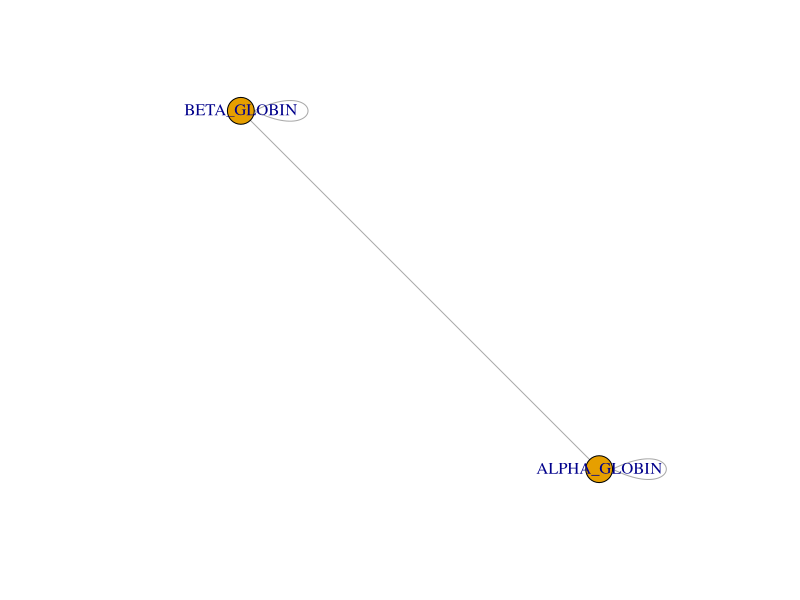
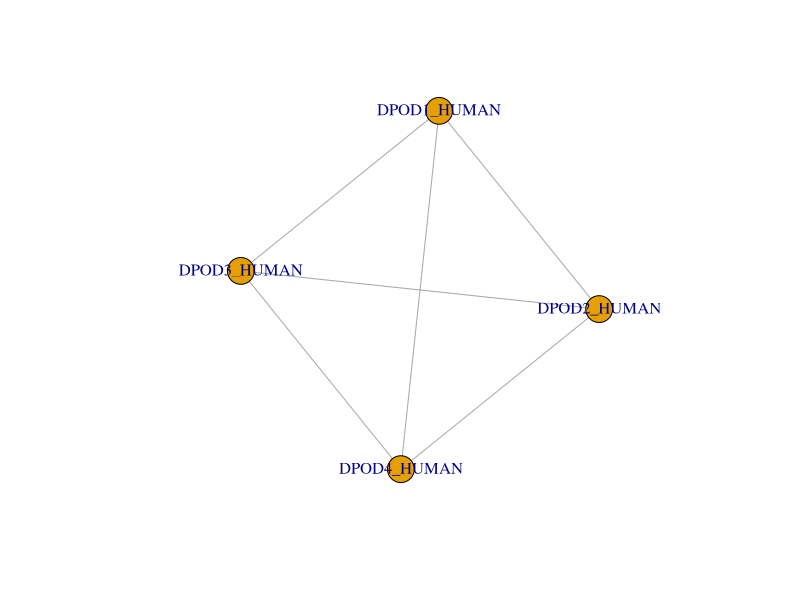
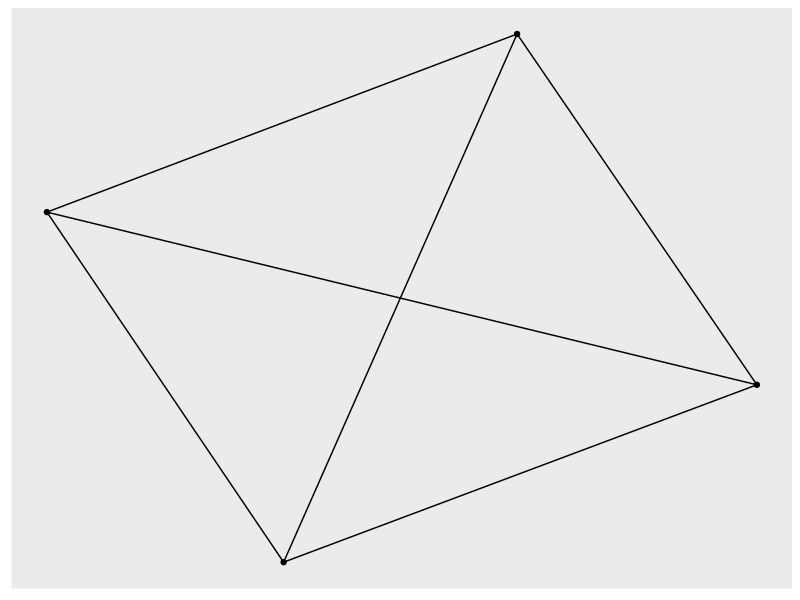
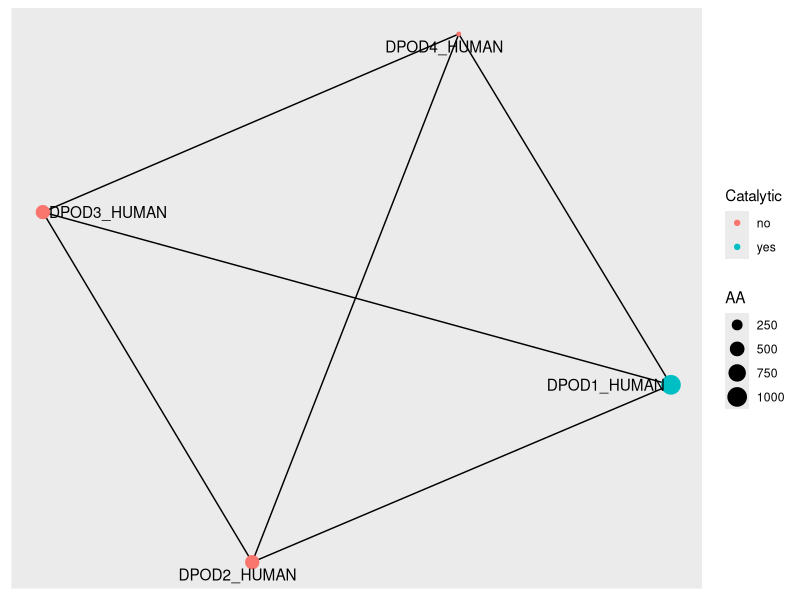
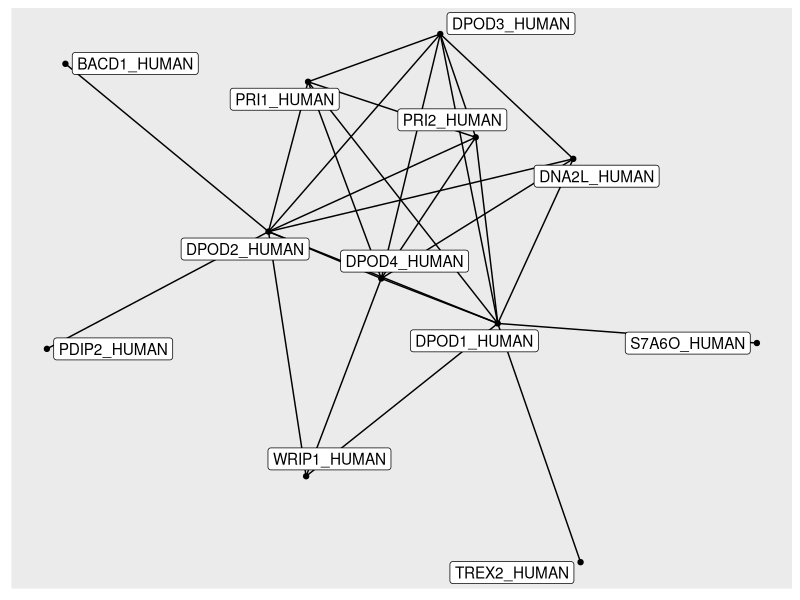
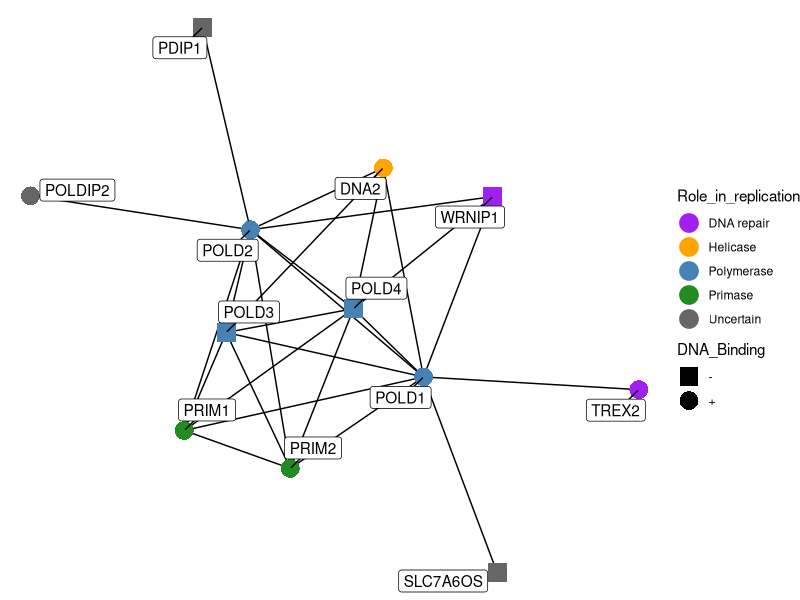
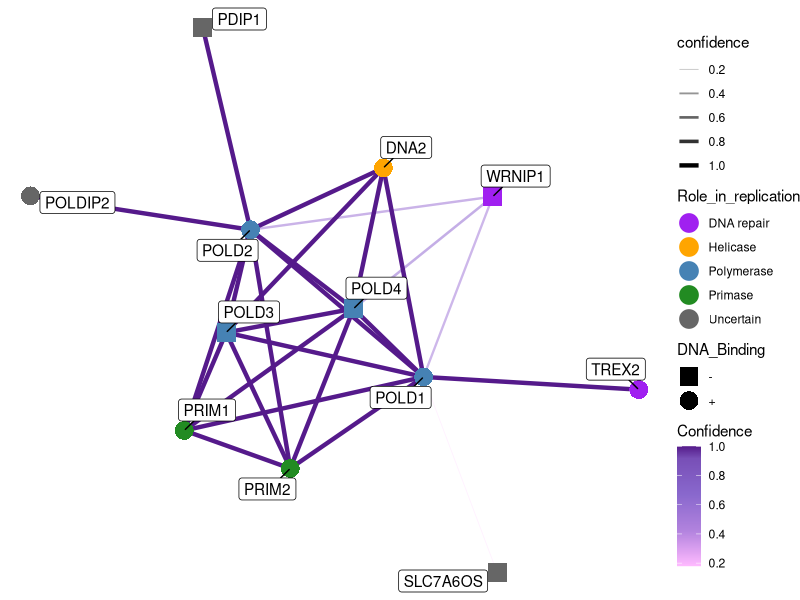

These charts were generated, in order, by the following R code:
library(igraph)
library(ggraph)
library(tidygraph)

hemoglobin <- data.frame(from = c("ALPHA_GLOBIN", "ALPHA_GLOBIN", "BETA_GLOBIN"), to = c("ALPHA_GLOBIN", "BETA_GLOBIN", "BETA_GLOBIN"))
g <- graph_from_data_frame(hemoglobin, directed = FALSE, vertices = NULL)
plot(g)

polymerase_subunit <- data.frame(from = c("DPOD1_HUMAN", "DPOD1_HUMAN", "DPOD1_HUMAN", "DPOD2_HUMAN", "DPOD2_HUMAN", "DPOD3_HUMAN"), to = c("DPOD2_HUMAN", "DPOD3_HUMAN", "DPOD4_HUMAN", "DPOD3_HUMAN", "DPOD4_HUMAN", "DPOD4_HUMAN"))
ps_attr <- data.frame(name = c("DPOD1_HUMAN", "DPOD2_HUMAN", "DPOD3_HUMAN", "DPOD4_HUMAN"), GeneID = c("PolD1", "PolD2", "PolD3", "PolD4"), Catalytic = c("yes", "no", "no", "no"), Description = c(
    "DNA polymerase delta catalytic subunit",
    "DNA polymerase delta subunit 2",
    "DNA polymerase delta subunit 3",
    "DNA polymerase delta subunit 4"
), AA = c(1009, 469, 466, 107))
p <- graph_from_data_frame(polymerase_subunit, directed = FALSE, vertices = ps_attr)
plot(p)
V(p)$Description

ggraph(p) +
    geom_edge_link() +
    geom_node_point()

ggraph(p) + geom_edge_link() + geom_node_point(aes(colour = Catalytic, size = AA)) + geom_node_text(aes(label = name), repel = TRUE)

poldelta_extented_interactions <- data.frame(from = c("DPOD1_HUMAN", "DPOD1_HUMAN", "DPOD1_HUMAN", "DPOD1_HUMAN", "DPOD1_HUMAN", "DPOD1_HUMAN", "DPOD1_HUMAN", "DPOD1_HUMAN", "DPOD1_HUMAN", "DPOD2_HUMAN", "DPOD2_HUMAN", "DPOD2_HUMAN", "DPOD2_HUMAN", "DPOD2_HUMAN", "DPOD2_HUMAN", "DPOD2_HUMAN", "DPOD2_HUMAN", "DPOD3_HUMAN", "DPOD3_HUMAN", "DPOD3_HUMAN", "DPOD3_HUMAN", "DPOD4_HUMAN", "DPOD4_HUMAN", "DPOD4_HUMAN", "DPOD4_HUMAN", "PRI1_HUMAN", "WRIP1_HUMAN"), to = c("DPOD2_HUMAN", "DPOD3_HUMAN", "DPOD4_HUMAN", "S7A6O_HUMAN", "TREX2_HUMAN", "DNA2L_HUMAN", "PRI1_HUMAN", "PRI2_HUMAN", "WRIP1_HUMAN", "DPOD3_HUMAN", "DPOD4_HUMAN", "PDIP2_HUMAN", "BACD1_HUMAN", "WRIP1_HUMAN", "DNA2L_HUMAN", "PRI1_HUMAN", "PRI2_HUMAN", "DPOD4_HUMAN", "DNA2L_HUMAN", "PRI1_HUMAN", "PRI2_HUMAN", "DNA2L_HUMAN", "PRI1_HUMAN", "PRI2_HUMAN", "WRIP1_HUMAN", "PRI2_HUMAN", "WRIP1_HUMAN"), confidence = c(1.00, 1.00, 1.00, 0.18, 1.00, 1.00, 1.00, 1.00, 0.52, 1.00, 1.00, 1.00, 1.00, 0.54, 1.00, 1.00, 1.00, 1.00, 1.00, 1.00, 1.00, 1.00, 1.00, 1.00, 0.57, 1.00, 0.65))
e <- graph_from_data_frame(poldelta_extented_interactions, directed = FALSE, vertices = NULL)


ggraph(e, layout = "kk") + geom_edge_link() + geom_node_point() + geom_node_label(aes(label = name), repel = TRUE)

extended_attr <- data.frame(
    name = c(
        "DPOD1_HUMAN", "DPOD2_HUMAN", "DPOD3_HUMAN", "DPOD4_HUMAN",
        "BACD1_HUMAN", "DNA2L_HUMAN", "PDIP2_HUMAN", "PRI1_HUMAN",
        "PRI2_HUMAN", "S7A6O_HUMAN", "TREX2_HUMAN", "WRIP1_HUMAN"
    ),
    GeneID = c(
        "POLD1", "POLD2", "POLD3", "POLD4",
        "PDIP1", "DNA2", "POLDIP2", "PRIM1",
        "PRIM2", "SLC7A6OS", "TREX2", "WRNIP1"
    ),
    Role_in_replication = c(
        "Polymerase", "Polymerase", "Polymerase", "Polymerase",
        "Uncertain", "Helicase", "Uncertain", "Primase",
        "Primase", "Uncertain", "DNA repair", "DNA repair"
    ),
    Cellular_component = c(
        "Nucleus", "Nucleus", "Nucleus", "Nucleus",
        "Nucleus", "Nucleus; Mitochondrion", "Nucleus", "Nucleus (Nucleoplasm)",
        "Nucleus (Nucleoplasm)", "Nucleus", "Nucleus", "Nucleus"
    ),
    DNA_Binding = c(
        "+", "+", "-", "-",
        "-", "+", "+", "+",
        "+", "-", "+", "-"
    ),
    Description = c(
        "DNA polymerase delta catalytic subunit",
        "DNA polymerase delta subunit 2",
        "DNA polymerase delta subunit 3",
        "DNA polymerase delta subunit 4",
        "Polymerase delta-interacting protein 1",
        "DNA replication helicase/nuclease 2",
        "Polymerase delta-interacting protein 2",
        "DNA primase small subunit",
        "DNA primase large subunit",
        "Probable RNA Pol II localization factor",
        "3′→5′ exonuclease, DNA repair",
        "Werner helicase-interacting protein 1"
    )
)

e <- graph_from_data_frame(poldelta_extented_interactions, directed = FALSE, vertices = extended_attr)

ggraph(e, layout = "kk") +

    geom_edge_link() +

    # NODES
    geom_node_point(
        aes(
            colour = Role_in_replication,
            shape  = DNA_Binding
        ),
        size = 6
    ) +
    geom_node_label(aes(label = GeneID), repel = TRUE, box.padding = 0.4) +

    # Node color scheme
    scale_colour_manual(values = c(
        "Polymerase" = "steelblue",
        "Primase"    = "forestgreen",
        "Helicase"   = "orange",
        "DNA repair" = "purple",
        "Uncertain"  = "gray40"
    ), na.translate = FALSE) +

    # Node shape scheme (+ binds DNA, – does not)
    scale_shape_manual(values = c("+" = 16, "-" = 15), na.translate = FALSE) +

    # Optional: hide edge legends
    guides(edge_colour = "none", edge_alpha = "none", edge_width = "none") +

    theme_void()

ggraph(e, layout = "kk") +
    geom_edge_link(
        aes(
            edge_colour = confidence,
            edge_alpha = confidence,
            edge_width = confidence
        )
    ) +
    scale_edge_colour_gradientn(
        colours = c("plum1", "mediumpurple3", "purple4"),
        values  = c(0, 0.3, 0.9, 1),
        name    = "Confidence" # name for the edge colorbar
    ) +
    guides(edge_colour = guide_edge_colourbar(
        title  = "Confidence",
        ticks  = TRUE,
        breaks = c(0.15, 0.6, 0.95),
        labels = c("0.0–0.3 poor", "0.3–0.9 good", "0.9–1.0 excellent")
    )) +
    scale_edge_alpha(range = c(0.2, 1)) +
    scale_edge_width(range = c(0.3, 1.5)) +

    # NODES
    geom_node_point(aes(colour = Role_in_replication, shape = DNA_Binding), size = 6) +
    geom_node_label(aes(label = GeneID), repel = TRUE, box.padding = 0.4) +
    scale_colour_manual(values = c(
        "Polymerase" = "steelblue",
        "Primase"    = "forestgreen",
        "Helicase"   = "orange",
        "DNA repair" = "purple",
        "Uncertain"  = "gray40"
    ), na.translate = FALSE) +
    scale_shape_manual(values = c("+" = 16, "-" = 15), na.translate = FALSE) +
    theme_void()
